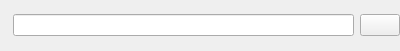
<?xml version="1.0" encoding="UTF-8"?>
<ui version="4.0">
 <class>ExperimentalMobilityWidget</class>
 <widget class="QWidget" name="ExperimentalMobilityWidget">
  <property name="geometry">
   <rect>
    <x>0</x>
    <y>0</y>
    <width>400</width>
    <height>51</height>
   </rect>
  </property>
  <property name="windowTitle">
   <string>Form</string>
  </property>
  <layout class="QHBoxLayout" name="horizontalLayout">
   <property name="leftMargin">
    <number>0</number>
   </property>
   <property name="topMargin">
    <number>0</number>
   </property>
   <property name="rightMargin">
    <number>0</number>
   </property>
   <property name="bottomMargin">
    <number>0</number>
   </property>
   <item>
    <widget class="QLabel" name="ql_num">
     <property name="text">
      <string>&lt;NUM&gt;</string>
     </property>
    </widget>
   </item>
   <item>
    <widget class="FloatingValueLineEdit" name="qle_value"/>
   </item>
   <item>
    <widget class="QPushButton" name="qpb_remove">
     <property name="sizePolicy">
      <sizepolicy hsizetype="Fixed" vsizetype="Fixed">
       <horstretch>0</horstretch>
       <verstretch>0</verstretch>
      </sizepolicy>
     </property>
     <property name="text">
      <string/>
     </property>
    </widget>
   </item>
  </layout>
 </widget>
 <customwidgets>
  <customwidget>
   <class>FloatingValueLineEdit</class>
   <extends>QLineEdit</extends>
   <header>src/ui/elementaries/floatingvaluelineedit.h</header>
  </customwidget>
 </customwidgets>
 <resources/>
 <connections/>
</ui>
